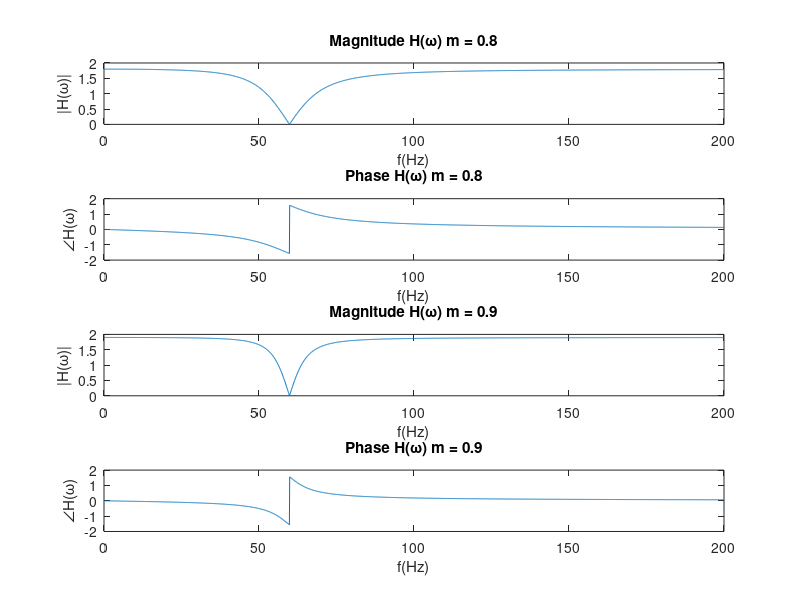
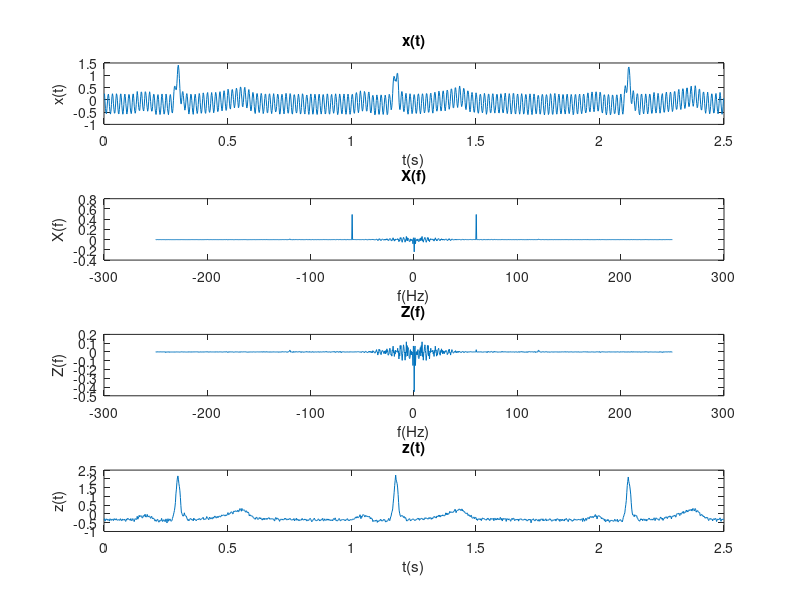

Write the MATLAB code that produced these figures, in order.
close all
clear all
clc

%a
f = 0:0.1:200;
w = 2*pi*f;
R = 10e3;
C = 133e-9;
m1 = 0.8;
m2 = 0.9;
H_1 = ((1+m1)*((2j*w*R*C).^2+1))./((2j*w*R*C).^2+4*(1-m1)*(j*w*R*C)+1);
H_2 = ((1+m2)*((2j*w*R*C).^2+1))./((2j*w*R*C).^2+4*(1-m2)*(j*w*R*C)+1);
figure()

subplot(411)
plot(f, abs(H_1))
title('Magnitude H(\omega) m = 0.8');
xlabel('f(Hz)')
ylabel('|H(\omega)|')

subplot(412)
plot(f, angle(H_1))
title('Phase H(\omega) m = 0.8');
xlabel('f(Hz)')
ylabel('\angleH(\omega)')

subplot(413)
plot(f, abs(H_2))
title('Magnitude H(\omega) m = 0.9');
xlabel('f(Hz)')
ylabel('|H(\omega)|')

subplot(414)
plot(f, angle(H_2))
title('Phase H(\omega) m = 0.9');
xlabel('f(Hz)')
ylabel('\angleH(\omega)')

%b

load ecg_signal.mat;
x_t = ecg;
dT = t(2)-t(1);
T = length(t)*dT;
%f = linspace(-250, 250, length(t));
%w = 2*pi*f;
W = linspace(-pi, pi, length(x_t));
w = W/dT;
f = w/2/pi;
dw = w(2)-w(1);
H_w = ((1+m2)*((2j*w*R*C).^2+1))./((2j*w*R*C).^2+4*(1-m2)*(j*w*R*C)+1);
X_w = fftshift(fft(x_t,length(x_t))*dT);
Z_w = X_w.*H_w;
z_t = ifft(ifftshift(Z_w))/dT;

figure()

subplot(411)
plot(t, x_t)
title('x(t)')
xlabel('t(s)')
ylabel('x(t)')

subplot(412)
plot(f, X_w)
title('X(f)')
xlabel('f(Hz)')
ylabel('X(f)')

subplot(413)
plot(f, Z_w);
title('Z(f)')
xlabel('f(Hz)')
ylabel('Z(f)')

subplot(414)
plot(t, z_t)
title('z(t)')
xlabel('t(s)')
ylabel('z(t)')
